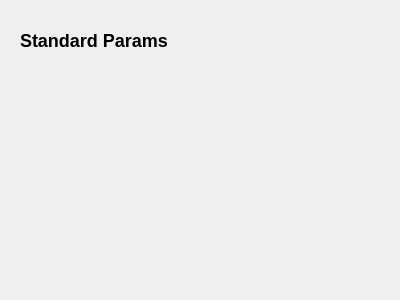
<?xml version="1.0" encoding="UTF-8"?>
<ui version="4.0">
 <class>StandardParamConfig</class>
 <widget class="QWidget" name="StandardParamConfig">
  <property name="geometry">
   <rect>
    <x>0</x>
    <y>0</y>
    <width>400</width>
    <height>300</height>
   </rect>
  </property>
  <property name="windowTitle">
   <string>Form</string>
  </property>
  <widget class="QLabel" name="label">
   <property name="geometry">
    <rect>
     <x>20</x>
     <y>20</y>
     <width>201</width>
     <height>41</height>
    </rect>
   </property>
   <property name="text">
    <string>&lt;h2&gt;Standard Params&lt;/h2&gt;</string>
   </property>
  </widget>
 </widget>
 <resources/>
 <connections/>
</ui>
